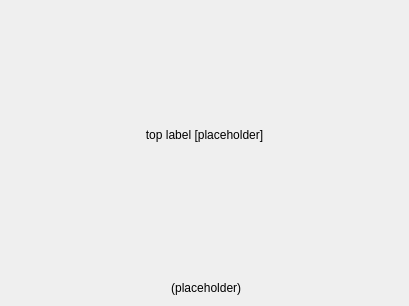
<?xml version="1.0" encoding="UTF-8"?>
<ui version="4.0">
 <class>CredentialsSetupWizardPage</class>
 <widget class="QWidget" name="CredentialsSetupWizardPage">
  <property name="geometry">
   <rect>
    <x>0</x>
    <y>0</y>
    <width>409</width>
    <height>306</height>
   </rect>
  </property>
  <property name="windowTitle">
   <string>Form</string>
  </property>
  <layout class="QVBoxLayout" name="verticalLayout" stretch="1,0,1,0,1,0">
   <item>
    <spacer name="verticalSpacer">
     <property name="orientation">
      <enum>Qt::Vertical</enum>
     </property>
     <property name="sizeType">
      <enum>QSizePolicy::MinimumExpanding</enum>
     </property>
     <property name="sizeHint" stdset="0">
      <size>
       <width>20</width>
       <height>20</height>
      </size>
     </property>
    </spacer>
   </item>
   <item>
    <widget class="QLabel" name="topLabel">
     <property name="sizePolicy">
      <sizepolicy hsizetype="Preferred" vsizetype="Preferred">
       <horstretch>250</horstretch>
       <verstretch>0</verstretch>
      </sizepolicy>
     </property>
     <property name="minimumSize">
      <size>
       <width>350</width>
       <height>0</height>
      </size>
     </property>
     <property name="text">
      <string notr="true">top label [placeholder]</string>
     </property>
     <property name="alignment">
      <set>Qt::AlignCenter</set>
     </property>
     <property name="wordWrap">
      <bool>true</bool>
     </property>
    </widget>
   </item>
   <item>
    <spacer name="verticalSpacer_3">
     <property name="orientation">
      <enum>Qt::Vertical</enum>
     </property>
     <property name="sizeType">
      <enum>QSizePolicy::Maximum</enum>
     </property>
     <property name="sizeHint" stdset="0">
      <size>
       <width>20</width>
       <height>10</height>
      </size>
     </property>
    </spacer>
   </item>
   <item>
    <layout class="QHBoxLayout" name="horizontalLayout">
     <item>
      <widget class="QStackedWidget" name="contentWidget">
       <property name="sizePolicy">
        <sizepolicy hsizetype="Minimum" vsizetype="Minimum">
         <horstretch>0</horstretch>
         <verstretch>0</verstretch>
        </sizepolicy>
       </property>
       <property name="minimumSize">
        <size>
         <width>200</width>
         <height>0</height>
        </size>
       </property>
       <property name="maximumSize">
        <size>
         <width>500</width>
         <height>16777215</height>
        </size>
       </property>
       <property name="currentIndex">
        <number>1</number>
       </property>
       <widget class="OCC::BasicLoginWidget" name="basicLoginWidget"/>
       <widget class="OCC::OAuthLoginWidget" name="oauthLoginWidget"/>
      </widget>
     </item>
    </layout>
   </item>
   <item>
    <spacer name="verticalSpacer_2">
     <property name="orientation">
      <enum>Qt::Vertical</enum>
     </property>
     <property name="sizeType">
      <enum>QSizePolicy::MinimumExpanding</enum>
     </property>
     <property name="sizeHint" stdset="0">
      <size>
       <width>20</width>
       <height>20</height>
      </size>
     </property>
    </spacer>
   </item>
   <item>
    <widget class="QLabel" name="urlLabel">
     <property name="text">
      <string notr="true">&lt;server URL&gt; (placeholder)</string>
     </property>
     <property name="alignment">
      <set>Qt::AlignCenter</set>
     </property>
    </widget>
   </item>
  </layout>
 </widget>
 <customwidgets>
  <customwidget>
   <class>OCC::BasicLoginWidget</class>
   <extends>QWidget</extends>
   <header>gui/loginrequireddialog/basicloginwidget.h</header>
   <container>1</container>
  </customwidget>
  <customwidget>
   <class>OCC::OAuthLoginWidget</class>
   <extends>QWidget</extends>
   <header>gui/loginrequireddialog/oauthloginwidget.h</header>
   <container>1</container>
  </customwidget>
 </customwidgets>
 <resources>
  <include location="../../../resources/client.qrc"/>
 </resources>
 <connections/>
</ui>
